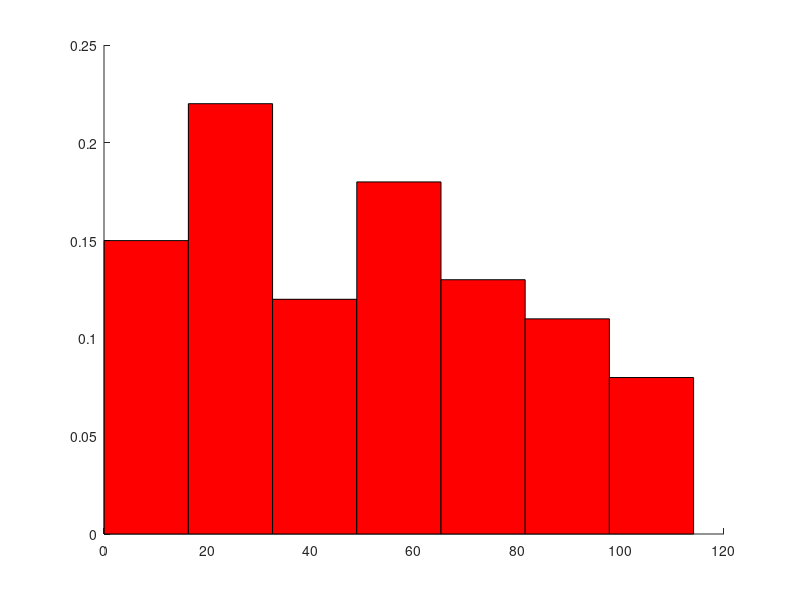

This figure's MATLAB source:
clear all
clf
hold on

n = 100;
%x = unifrnd(100, 2000, 1, n);
x = chi2rnd(1:n);
a = min(x);
b = max(x);
k = floor(1 + 10/3 * log10(n));
Is = a : ((b - a)/k) : b;
s = histc(x, Is);
for i = 1 : k
    h = s(i)/n;
    fill([Is(i) Is(i) Is(i + 1) Is(i + 1)], [0 h h 0], 'r');
end

[M, I] = max(s);
dfj  = ((s(I) - s(I - 1))/n);
%dfj2 = (s(I + 1) - s(I))/n;
%m = Is(I - 1) + (Is(I) - Is(I - 1))* Dfj/(Dfj - Dfj2);

